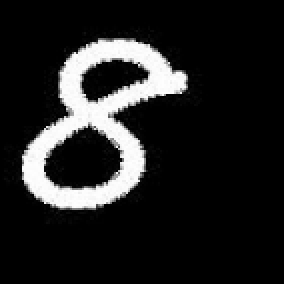
#> input picture images/8.png, 142 x 142 px (shown 2 times larger)
$ python -i morpho.py   (imports and definitions only)
#> lines starting #> are read from the running program, lines starting #| are printed output that depends on the picture; after the words box and inside, x2 and y2 are one past the last pixel; in counts of white or black regions, pixels touching at a corner belong together
from ssl import VerifyFlags
import cv2
import numpy as np
from matplotlib import pyplot as plt
import math

#! Remark: Erosion depends on the thickness of the digit
#! If the digit is too thin, erosion will delete its borders
def number_of_blobs(filename, plot_result=False):
    #Loading and Thresholding
#> called with filename = 'images/8.png', plot_result = False
    eight = cv2.imread(filename,cv2.IMREAD_GRAYSCALE)
#> eight is the input picture: shape (142, 142); min 0, max 254, mean 33.4
    (thresh, BWeight) = cv2.threshold(eight, 127, 255, cv2.THRESH_BINARY)
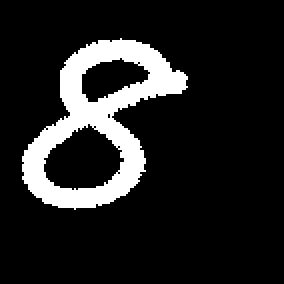
#> BWeight: shape (142, 142) (shown 2 times larger); 13.2% white; 1 white region, box (x1, y1, x2, y2) and area: (11, 19, 94, 105) 2670
    threshold = 0
    BWeight[BWeight>threshold]=1
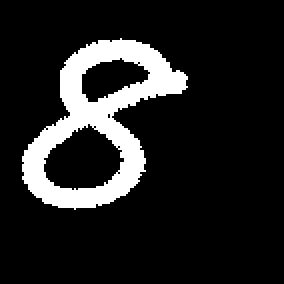
#> BWeight: shape (142, 142) (shown 2 times larger); values 0 (black) and 1 (white), 13.2% white; 1 white region, box (x1, y1, x2, y2) and area: (11, 19, 94, 105) 2670
    #Erosion
    kernel = np.ones((2,2),np.uint8)
    eroded_eight = cv2.erode(BWeight,kernel,iterations=1)
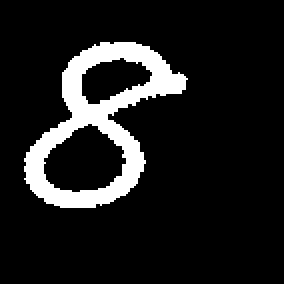
#> eroded_eight: shape (142, 142) (shown 2 times larger); values 0 (black) and 1 (white), 11.4% white; 1 white region, box (x1, y1, x2, y2) and area: (12, 21, 94, 104) 2303
    #Flood filling to find holes
    flooded = eroded_eight.copy()
    mask = np.zeros((flooded.shape[0]+2,flooded.shape[1]+2),np.uint8)
    _,flooded,_,_ = cv2.floodFill(flooded,mask,(0,0),1)
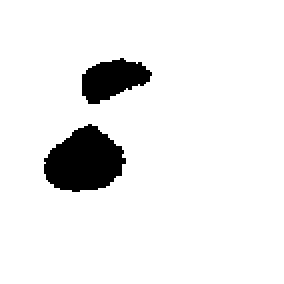
#> flooded: shape (142, 142) (shown 2 times larger); values 0 (black) and 1 (white), 92.7% white; 2 black regions, box (x1, y1, x2, y2) and area: (22, 62, 63, 96) 967, (41, 29, 76, 52) 514
    #Dilation
    dilated_img = cv2.dilate(flooded,kernel=np.ones((6,6),np.uint8))
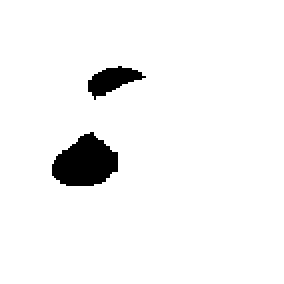
#> dilated_img: shape (142, 142) (shown 2 times larger); values 0 (black) and 1 (white), 95.7% white; 2 black regions
    #Finding blobs by contouring them
    contour_blobs,_ = cv2.findContours(dilated_img,cv2.RETR_TREE,cv2.CHAIN_APPROX_SIMPLE)
#> contour_blobs = 3 contours; box (x1, y1, x2, y2) and area: (0, 0, 142, 142) 19881, (25, 65, 60, 94) 666, (43, 32, 74, 51) 284
    blank = np.zeros(eight.shape,np.uint8)
    if plot_result:
        cv2.drawContours(blank,contour_blobs,-1,(255,255,255),3)
        plt.subplot(1,3,1)

        plt.imshow(BWeight,cmap='gray')
        plt.xlabel('Original')
        plt.subplot(1,3,2)
        plt.imshow(eroded_eight,cmap='gray')
        plt.xlabel('Eroded')
        plt.subplot(1,3,3)
        plt.imshow(blank,cmap='gray')
        plt.xlabel('Contouring blobs')
        #plt.imshow(dilated_img,cmap='gray')
        plt.show()
    return len(contour_blobs) -1 #We substract 1 because findContours also detects the background which is white after floodFill

# [51 lines left out: functions line, h_or_v, line_type, not called in this run]


def decide(filename):
    nb_blobs = number_of_blobs(filename)
#> nb_blobs = 2
    if nb_blobs == 1: #[0,6,9]
        lines = line_type(line(filename))
        return [0,6,9]
    if nb_blobs == 2:
        print(8)
        return 8
    else: #[1,3,4,5,7]
        lines = line_type(line(filename))
        return [1,3,4,5,7]


#Uncomment the following line and execute one of the desired operations
# Filename = ""

#Execute the decision tree
#print(decide(Filename))

#Execute the following line to count the number of blobs
#number_of_blobs(Filename,plot_result=True)

>>> result = decide('images/8.png')
